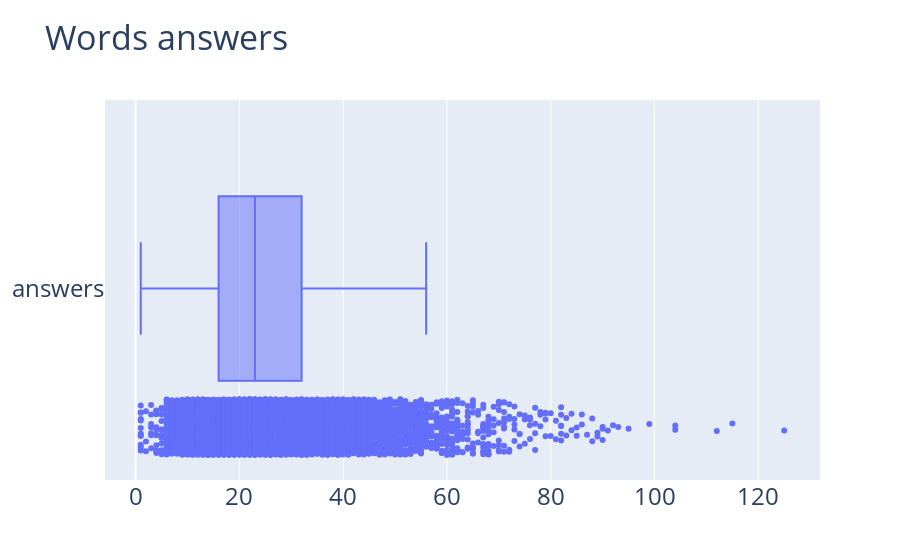

The cell this chart's notebook holds for it:
### Code cell
import plotly.express as px, numpy as np, plotly.graph_objects as go
trace1=go.Box(x=df['la'].values , boxpoints='all',name="answers")
figure=go.Figure(data=[trace1])
figure.update_layout(
    title = "Words answers", font=dict(size=24)
)
figure.update_traces(orientation='h')
figure.show()

### Figure 1 — Plotly figure (JSON) as saved in the notebook; plotly's stock layout.template omitted (floating-point values rounded to 4 significant figures; data arrays with more than 128 entries replaced by an {"elided": "..."} marker saying what was removed)
{"data": [{"boxpoints": "all", "name": "answers", "orientation": "h", "type": "box", "x": {"elided": "9764 int values"}}], "layout": {"font": {"size": 24}, "title": {"text": "Words answers"}}}
